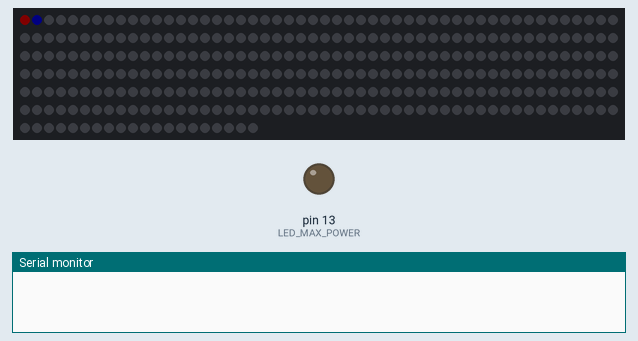
The sketch below on a simulated Arduino Uno, built for the host (arithmetic inside an expression is 32-bit, double 64-bit). On the bench: 320 RGB LEDs in strip order, left to right, continuing on the next row, output pins drawn as LEDs (lit = HIGH), the last lines printed to the serial monitor. Dim RGB values are drawn brighter than linear.

Above: at 0.26 s.
At 9.24 s:
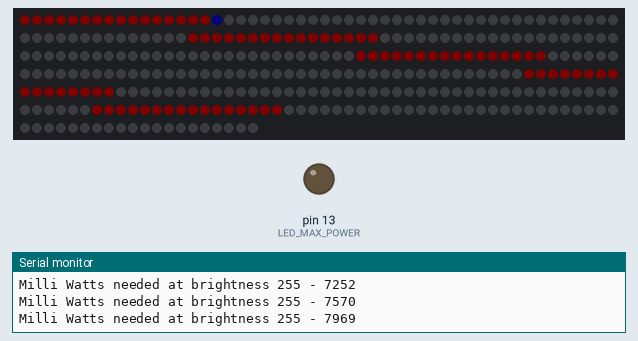
At 18.21 s:
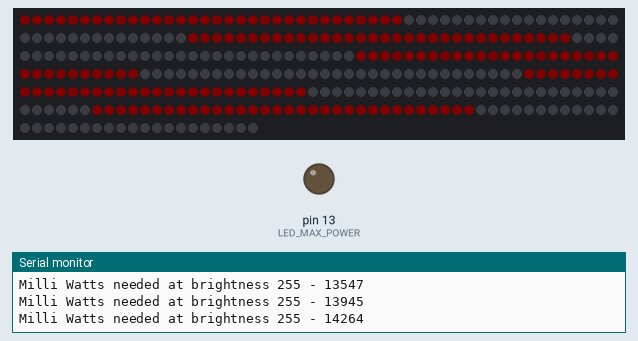
At 29.07 s:
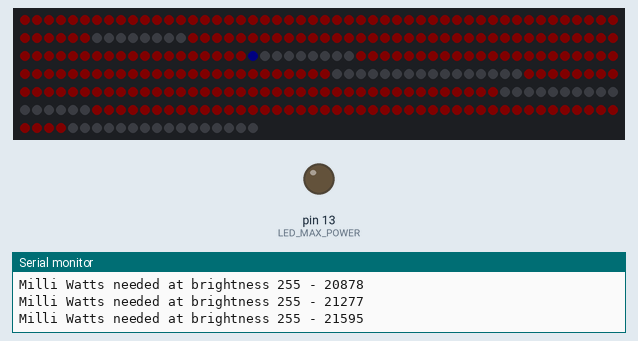
At 39.93 s:
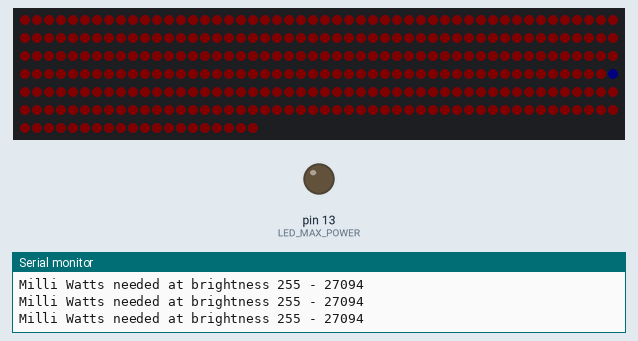

The sketch:

Characters.ino
```cpp
/*
Author: Tim Norton

Date: 22/12/2022

Description:
Display characters on 8x8 SW2812B pixel array

Chipset:
Adafruit Metro Express M0
SAMD21G18A

 */

#include <FastLED.h> // https://fastled.io/docs/3.1/md__p_o_r_t_i_n_g.html
#include "xy_matrix.h"

/* Setup of LED array */
    #define NUM_LEDS 320

    #define LED_BRIGHTNESS   5
    CRGB leds[NUM_LEDS];

/* Connections */
    #define LED_MAX_POWER 13
    #define DATA_PIN 6

/* Loop timings */
    u_int32_t millisLoop1=0; // track time between event calls
    u_int32_t millisLoop2=0; // track time between event calls
    u_int32_t millisLoop3=0; // track time between event calls
    u_int16_t timeLoop1 = 500; // mS between loops for serial write
    u_int16_t timeLoop2 = 100; // mS between loops
    u_int16_t timeLoop3 = 100; // mS between loops


/* Colour settings */
    uint8_t initialHue =0 ; //
    const uint8_t deltaHue = 255;
    const uint8_t hueDensity = 1;

void setup() {
    Serial.begin(9600); // enable serial communiucation
    pinMode(LED_MAX_POWER,OUTPUT);

    pinMode(DATA_PIN,OUTPUT);
    FastLED.addLeds<NEOPIXEL, DATA_PIN>(leds, NUM_LEDS);  // Type, pin (array, NUMB_LEDS)
    FastLED.setBrightness(LED_BRIGHTNESS);
    FastLED.setMaxPowerInMilliWatts(2000); // 20 watts or 4 amps
    set_max_power_indicator_LED(LED_MAX_POWER); // pin to display power error on
    fill_solid(leds, NUM_LEDS, CRGB::Black); // Start with all LED's off
    FastLED.show();
}
void loop() {
    u_int16_t milliwats; // current power requirements for LEDs
    milliwats = (calculate_unscaled_power_mW(leds, NUM_LEDS)); // how much power is required to display at 255
        static int x=0;
        static int y=0;
/* Millis() timed loop 1
    Serial write updates
*/
    if(millis()- millisLoop1> timeLoop1){ // Test for time loop eleapsed

            Serial.print("Milli Watts needed at brightness 255 - ");
            Serial.println(milliwats);

            millisLoop1 = millis(); // update the last time we ran this loop
}


/* Millis() timed loop 2 */
    if(millis()- millisLoop2> timeLoop2){ // Test for time loop eleapsed
        uint16_t ledPositionPrevious;
        uint16_t ledPosition;
           //fill_rainbow(leds, 320 /*led count*/, initialHue += hueDensity /*starting hue*/, deltaHue);

        if(x<=39){ // are we at the end of the row?
            ledPosition = getPosition(x,y);
            ledPositionPrevious= getPosition(x-1,y);
            leds[ledPosition] = CRGB::Blue;
           if(x>0){leds[ledPositionPrevious] = CRGB::Red;}
            x=x+1;
        }
        else { // end of row so move down one
        ledPositionPrevious= getPosition(x-1,y);
        if(x>0){leds[ledPositionPrevious] = CRGB::Red;}
             x=0;
             if(y<7){ // move to next line
                 y=y+1;
             }
             else{ y=0;}
        }
        FastLED.show();
        millisLoop2 = millis(); // update the last time we ran this loop
}
/* Millis() timed loop 3 */
    if(millis()- millisLoop3> timeLoop3){ // Test for time loop eleapsed

        /* do stuff here if elapsed */
        millisLoop3 = millis(); // update the last time we ran this loop
}


}
```

xy_matrix.h
```cpp
/*Tim Norton
25/12/2022

File: xy_matrix.h

Description:
Calcultate the X Y position on a matrix for SW2812B LEDs in 8x8x5 configuration
 */

 #include <Arduino.h>
 #ifndef XY_MATRIX // Add this header once only
 #define XY_MATRIX

 // Get matrix configuration

    // LED panel configuration (X x Y 8x8, 16x16 etc)
    uint8_t _panel_x_pixels=8;
    uint8_t _panel_y_pixels=8;

    // Number of pannels (rows,  columns)
    uint8_t _panel_rows=1;
    uint8_t _panel_columns=5;

    // return pixel number
    uint16_t xyPixel;

   // return pixel value based on xy position
    uint16_t getPosition(uint8_t xPosition, uint8_t yPosition){
            uint8_t _yValue = yPosition * _panel_x_pixels; // 0 index calculation of base Y value
            uint8_t _xPanel = xPosition / _panel_x_pixels; // whole number of panel in which led with be (if x=7, 7/8=0.875=0)
            uint8_t _panelMultiplier = _xPanel * (_panel_x_pixels * (_panel_y_pixels-1));
            uint16_t _pixelNumber =xPosition + _yValue  + _panelMultiplier;
            return _pixelNumber;

    }

    // calculate
 #endif
```
